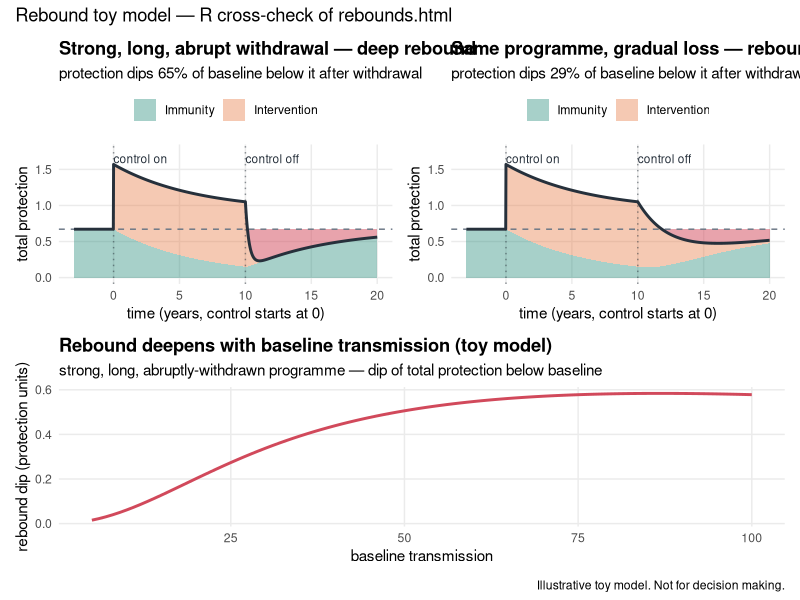

R code for this plot:
# =============================================================================
# validate_rebounds.R
#
# Static R/ggplot reproduction of the interactive toy model in rebounds.html,
# as an independent cross-check of the JavaScript. It re-implements the same
# "rebound" dynamics
#
#        total protection(t)  =  acquired immunity I(t)  +  intervention J(t)
#
# where a transmission-reducing intervention suppresses exposure (so immunity
# wanes toward a lower setpoint), then is withdrawn (so its protection decays),
# and total protection can dip BELOW the pre-intervention baseline = a rebound.
#
# All parameters are [ASSUMED] illustrative choices (a toy model), sense-checked
# against the Griffin et al. / malariasimulation transmission model for
# structure and timescales. Not data-fitted.
#
# Run from the repository root:
#   Rscript validate_rebounds.R
# =============================================================================

## ---- libraries -------------------------------------------------------------
.libPaths("C:/Users/pwinskil/Documents/r_packages_arm64")  # user's package lib
suppressPackageStartupMessages({
  library(ggplot2)
  library(dplyr)
  library(tidyr)
  library(patchwork)
})

## ===========================================================================
## 1. PARAMETERS  (identical to the JavaScript in rebounds.html)
## ===========================================================================
k_half <- 28        # [ASSUMED] half-saturation of immunity-exposure curve
t_min  <- -3        # [ASSUMED] time axis start (years)
t_max  <- 20        # [ASSUMED] time axis end (years)
dt     <- 0.02      # [ASSUMED] Euler step (years)

## --- Colours (match the web page) -------------------------------------------
col_accent <- "#2f8f7e"  # immunity
col_warm   <- "#e8804b"  # intervention
col_danger <- "#d1495b"  # rebound
col_ink    <- "#26303b"
col_muted  <- "#6b7785"

## ===========================================================================
## 2. MODEL FUNCTIONS  (identical logic to the JavaScript)
## ===========================================================================

## Saturating (Hill) exposure -> immunity setpoint: g(x) = x^2 / (x^2 + K^2)
g_imm <- function(x) {
  x2 <- x * x
  x2 / (x2 + k_half * k_half)
}

## Immunity relaxes toward its setpoint at a rate that rises mildly with baseline
## transmission (faster rebuild where transmission is higher).
rate_of <- function(Tr) 0.08 + 0.20 * (Tr / 100)

## Speed-of-loss slider (0..100) -> intervention decay half-life (years)
##   0   = gradual waning -> ~3.0 yr ; 100 = abrupt stop -> ~0.17 yr (~2 mo)
loss_half_life <- function(v) 3.0 * (0.17 / 3.0) ^ (v / 100)

## ---- simulate one scenario -------------------------------------------------
## Tr    baseline transmission (5..100)
## S     control strength (0..0.95, fraction reduction in exposure while on)
## D     control duration (years)
## lossV speed-of-loss slider value (0..100)
simulate <- function(Tr, S, D, lossV) {
  B       <- g_imm(Tr)                  # baseline immunity floor
  r       <- rate_of(Tr)
  hl      <- loss_half_life(lossV)
  k_decay <- log(2) / hl

  ts <- seq(t_min, t_max, by = dt)
  I  <- numeric(length(ts))
  J  <- numeric(length(ts))
  I[1] <- B                             # start at baseline equilibrium

  for (i in seq_along(ts)) {
    t <- ts[i]
    Jt <- if (t >= 0 && t < D) S
          else if (t >= D)     S * exp(-k_decay * (t - D))
          else                 0
    J[i] <- Jt
    x   <- Tr * (1 - Jt)                # suppressed exposure
    Ieq <- g_imm(x)
    if (i > 1) I[i] <- I[i - 1] + r * (Ieq - I[i - 1]) * dt
  }
  I <- pmax(0, I)
  tot <- I + J

  ## rebound metric: how far total protection dips below baseline after withdrawal
  post     <- ts >= D
  min_tot  <- min(tot[post])
  depth    <- max(0, B - min_tot)

  list(
    df = data.frame(t = ts, I = I, J = J, tot = tot),
    B = B, depth = depth,
    rel_depth = if (B > 0) depth / B else 0,
    Tr = Tr, S = S, D = D, lossV = lossV
  )
}

## ===========================================================================
## 3. NUMERIC CROSS-CHECK  (compare these against the web-page readouts)
## ===========================================================================
scenarios <- list(
  "default            (Tr=40, S=0.70, D=6,  abrupt)"   = c(40, 0.70, 6,  75),
  "strong+long+abrupt (Tr=40, S=0.90, D=10, abrupt)"   = c(40, 0.90, 10, 95),
  "gradual loss       (Tr=40, S=0.90, D=10, gradual)"  = c(40, 0.90, 10, 10),
  "very high transm.  (Tr=95, S=0.90, D=10, abrupt)"   = c(95, 0.90, 10, 95),
  "very low transm.   (Tr=10, S=0.90, D=10, abrupt)"   = c(10, 0.90, 10, 95)
)

cat("\n=== Rebound toy model — numeric cross-check ===\n")
cat(sprintf("%-52s %8s %8s %8s\n", "scenario", "baseB", "depth", "rel.dep"))
sim_list <- lapply(scenarios, function(p) simulate(p[1], p[2], p[3], p[4]))
for (nm in names(sim_list)) {
  s <- sim_list[[nm]]
  cat(sprintf("%-52s %8.3f %8.3f %7.1f%%\n",
              nm, s$B, s$depth, 100 * s$rel_depth))
}

## --- Baseline-transmission check: rebound DIP vs baseline transmission -------
## Per Ghani et al. 2009, rebound risk grows with transmission. The protection
## dip should rise with baseline transmission and be largest at high transmission.
trange <- seq(5, 100, by = 1)
dip_curve <- sapply(trange, function(Tr) simulate(Tr, 0.90, 10, 95)$depth)
peak_Tr <- trange[which.max(dip_curve)]
cat(sprintf("\nBaseline check (S=0.90, D=10, abrupt): dip at Tr=5 is %.3f, ",
            dip_curve[1]))
cat(sprintf("at Tr=100 is %.3f, max at Tr=%d.\n",
            dip_curve[length(dip_curve)], peak_Tr))
cat(if (peak_Tr >= 75 && dip_curve[length(dip_curve)] > 3 * dip_curve[1])
      "  -> rebound dip largest at high baseline transmission, as expected.\n"
    else "  -> WARNING: expected the largest dip at high baseline transmission.\n")

## ===========================================================================
## 4. PLOTS
## ===========================================================================

## --- (a) the headline scenario: stacked protection-over-time ----------------
plot_scenario <- function(s, title) {
  df  <- s$df
  long <- df %>%
    transmute(t,
              Immunity     = I,
              Intervention = J) %>%
    pivot_longer(-t, names_to = "component", values_to = "v")
  long$component <- factor(long$component, levels = c("Intervention", "Immunity"))

  ## rebound (dip) ribbon: total below baseline, after withdrawal
  dip <- df %>%
    filter(t >= s$D, tot < s$B) %>%
    mutate(lo = tot, hi = s$B)

  ggplot() +
    geom_area(data = long, aes(t, v, fill = component),
              position = "stack", alpha = 0.42, colour = NA) +
    { if (nrow(dip) > 0)
        geom_ribbon(data = dip, aes(t, ymin = lo, ymax = hi),
                    fill = col_danger, alpha = 0.5) } +
    geom_hline(yintercept = s$B, linetype = "dashed", colour = col_muted) +
    geom_vline(xintercept = c(0, s$D), linetype = "dotted",
               colour = col_ink, alpha = 0.5) +
    geom_line(data = df, aes(t, tot), colour = col_ink, linewidth = 1) +
    annotate("text", x = 0,    y = max(df$tot) * 1.05, label = "control on",
             hjust = 0, size = 3, colour = col_ink) +
    annotate("text", x = s$D,  y = max(df$tot) * 1.05, label = "control off",
             hjust = 0, size = 3, colour = col_ink) +
    scale_fill_manual(values = c(Immunity = col_accent, Intervention = col_warm),
                      breaks = c("Immunity", "Intervention")) +
    labs(title = title,
         subtitle = sprintf("protection dips %.0f%% of baseline below it after withdrawal",
                            100 * s$rel_depth),
         x = "time (years, control starts at 0)", y = "total protection",
         fill = NULL) +
    coord_cartesian(xlim = c(t_min, t_max), ylim = c(0, max(df$tot) * 1.12)) +
    theme_minimal(base_size = 11) +
    theme(legend.position = "top",
          plot.title = element_text(face = "bold"),
          panel.grid.minor = element_blank())
}

p_main    <- plot_scenario(sim_list[[2]], "Strong, long, abrupt withdrawal — deep rebound")
p_gradual <- plot_scenario(sim_list[[3]], "Same programme, gradual loss — rebound softened")

## --- (b) rebound dip vs baseline transmission -------------------------------
dip_df <- data.frame(Tr = trange, dip = dip_curve)
p_hump <- ggplot(dip_df, aes(Tr, dip)) +
  geom_line(colour = col_danger, linewidth = 1) +
  labs(title = "Rebound deepens with baseline transmission (toy model)",
       subtitle = "strong, long, abruptly-withdrawn programme — dip of total protection below baseline",
       x = "baseline transmission", y = "rebound dip (protection units)") +
  theme_minimal(base_size = 11) +
  theme(plot.title = element_text(face = "bold"),
        panel.grid.minor = element_blank())

## --- combine & save ---------------------------------------------------------
combined <- (p_main | p_gradual) / p_hump +
  plot_annotation(
    title = "Rebound toy model — R cross-check of rebounds.html",
    caption = "Illustrative toy model. Not for decision making."
  )

ggsave("rebounds_validation.png", combined,
       width = 11, height = 8, dpi = 130, bg = "white")
cat("\nSaved rebounds_validation.png\n")
